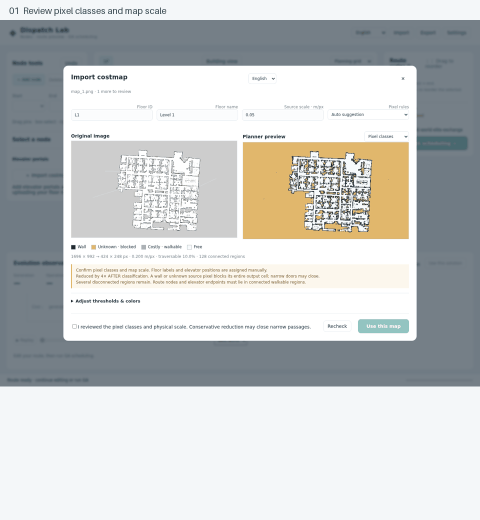
#> input picture docs/assets/dispatch-demo.gif, 960 x 1040 px, given in place of editor-preview.png, which was not available (shown at 1/2 size)
$ python build_editor_gif.py
#> lines starting #> are read from the running program, lines starting #| are printed output that depends on the picture; pictures that were not available may be replaced by others from this repository, and a replacement may not be noted
"""Assemble an actual-UI screenshot walkthrough after the browser acceptance tests."""
from pathlib import Path
from PIL import Image, ImageOps, ImageDraw, ImageFont

ROOT = Path(__file__).resolve().parents[1]
SCENES = [
    ('editor-preview', '01  Edit nodes and preview routes'),
    ('portals-pair-editor', '02  Pair elevator endpoints'),
    ('portals-half-english', '03  Repair incomplete elevator links'),
    ('editor-evolution', '04  Inspect GA evolution and elites'),
]


def build():
    frames = []
    font = ImageFont.load_default(size=19)
    for name, title in SCENES:
        with Image.open(ROOT / 'test-artifacts' / f'{name}.png') as source:
            # Scale full actual screenshots; do not replace controls or route data.
#> source is the input picture: PIL image 960x1040 P; mean R, G, B 199.6, 202.1, 201.7
            image = ImageOps.contain(source.convert('RGB'), (960, 1000))
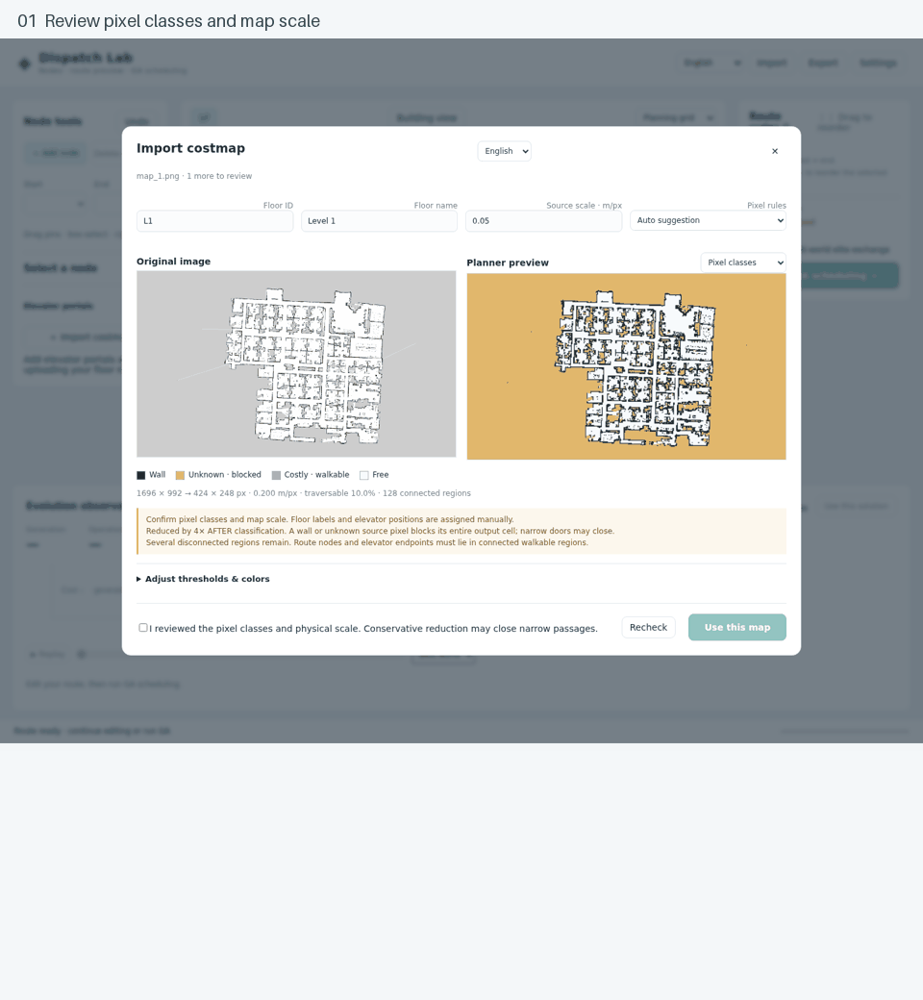
#> image: PIL image 923x1000 RGB; mean R, G, B 199.6, 202.1, 201.7
            frame = Image.new('RGB', (960, 1040), '#f4f7f9')
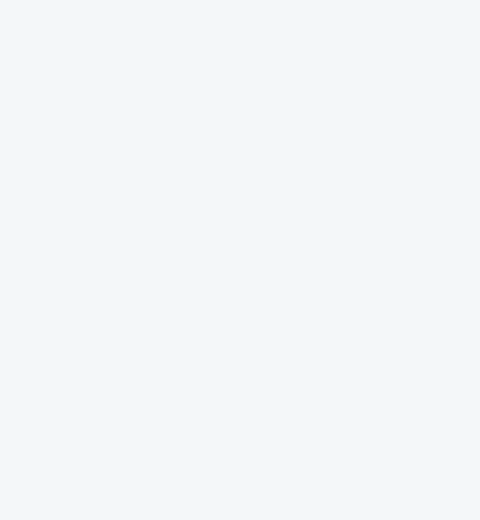
#> frame: PIL image 960x1040 RGB (shown at 1/2 size); mean R, G, B 244, 247, 249
            frame.paste(image, ((960-image.width)//2, 40))
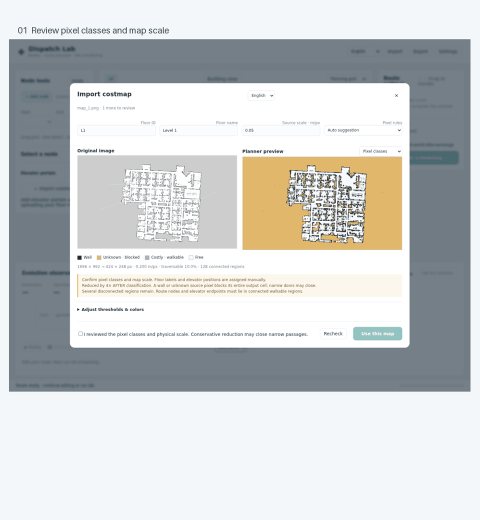
#> frame: PIL image 960x1040 RGB (shown at 1/2 size); mean R, G, B 202.9, 205.5, 205.3
            ImageDraw.Draw(frame).text((20, 10), title, fill='#284655', font=font)
            frames.append(frame.quantize(colors=128, method=Image.Quantize.MEDIANCUT))
    target = ROOT / 'docs/assets/dispatch-demo.gif'
    target.parent.mkdir(parents=True, exist_ok=True)
    frames[0].save(target, save_all=True, append_images=frames[1:],
                   duration=[3500, 4500, 4500, 5000], loop=0, optimize=True)
    with Image.open(target) as check:
        assert check.n_frames == len(SCENES)
    print(f'{target}: {target.stat().st_size} bytes')


if __name__ == '__main__':
#> (the run stopped early here; a loop or call above may not have finished)
